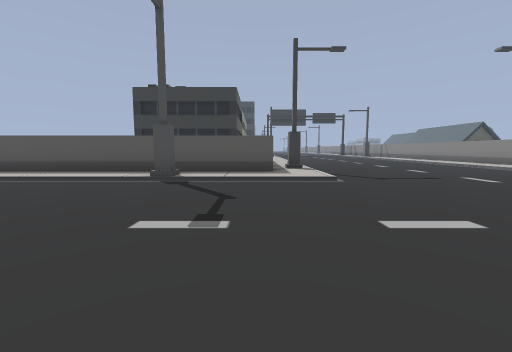
view 1 (above)

23 first-person views from a walk through a Unity game level. The camera is 1.5 m above the floor, tilts 6° down and sees 90° across. The floor is counted in squares, 2 m on a side. Each view is taken from the middle of a square. On the plan, view 1 faces up. The plan holds only what a view shows up to about 9 squares ahead; the rest is blank. The place goes on beyond the plan. The player character is not drawn. Some animated figures are not drawn.

view 2
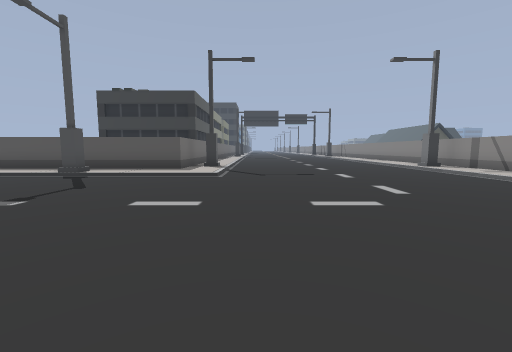

view 3
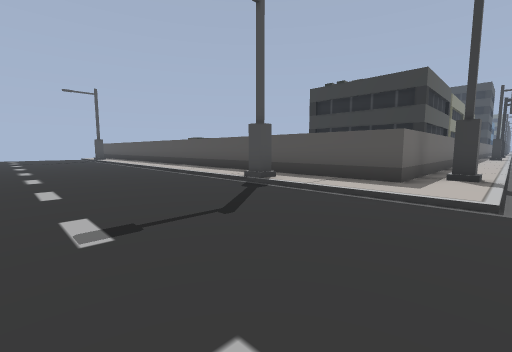

view 4
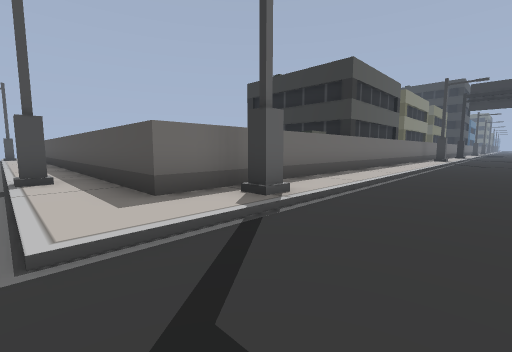

view 5
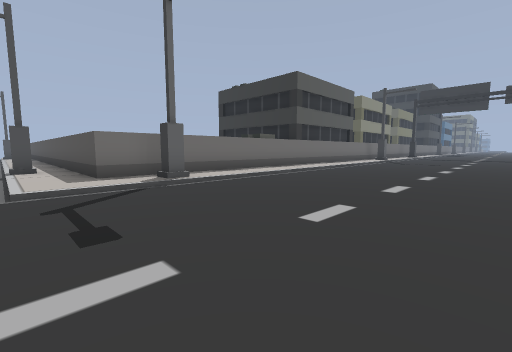

view 6
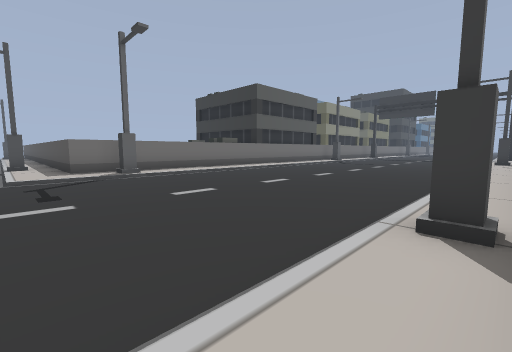

view 7
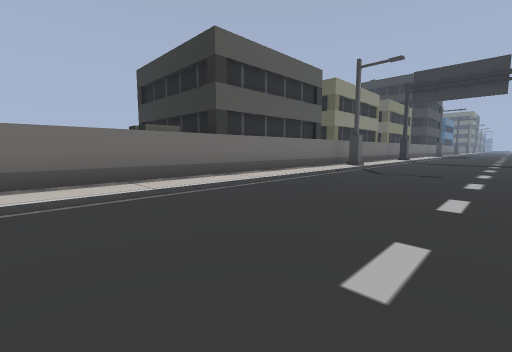

view 8
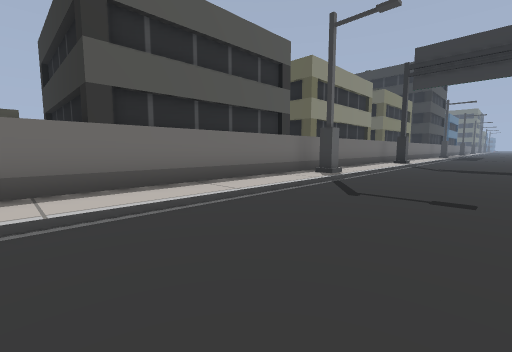

view 9
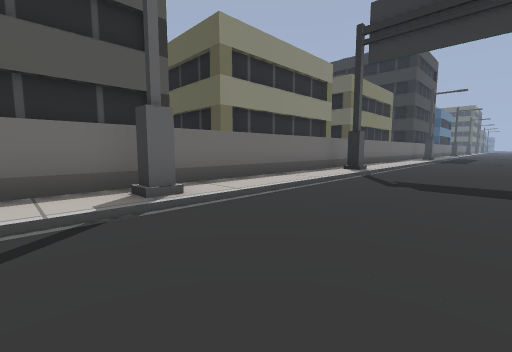

view 10
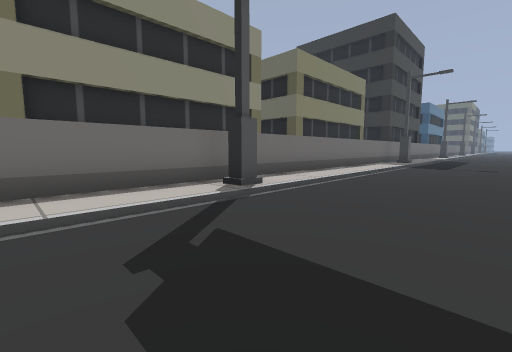

view 11
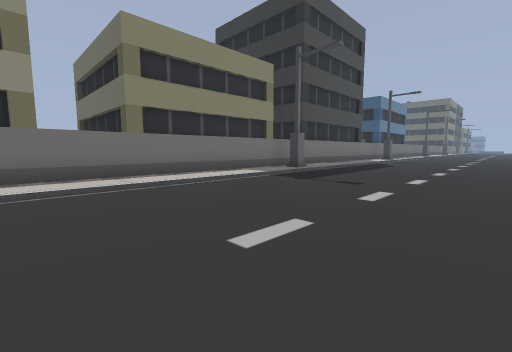

view 12
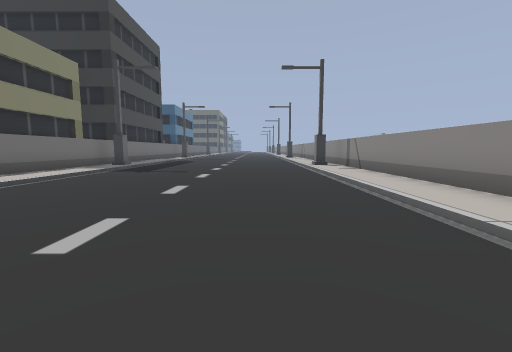

view 13
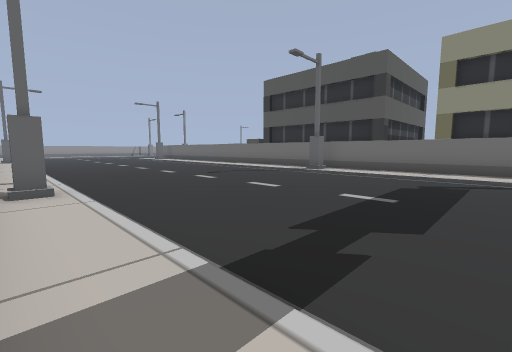

view 14
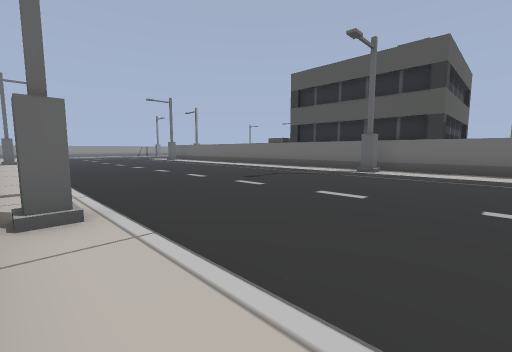

view 15
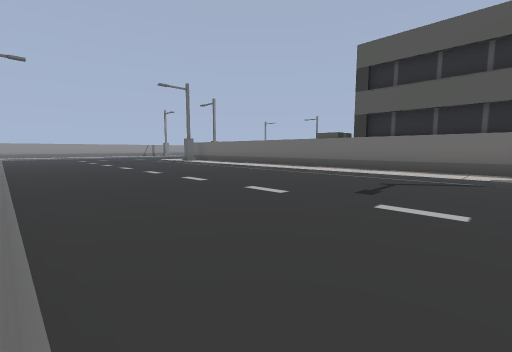

view 16
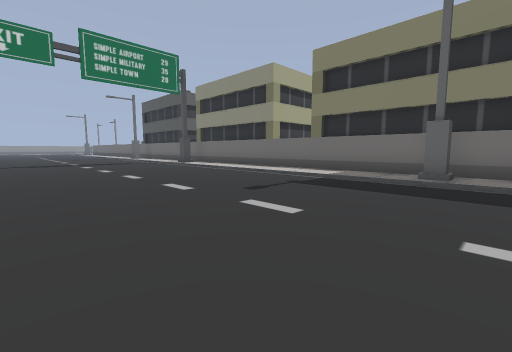

view 17
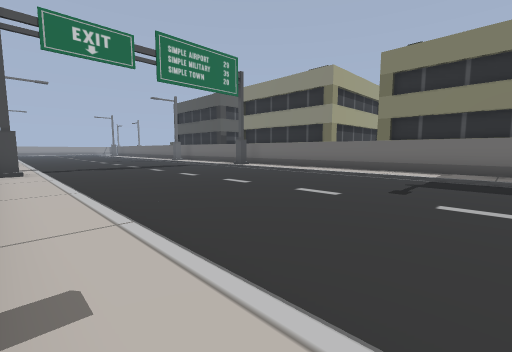

view 18
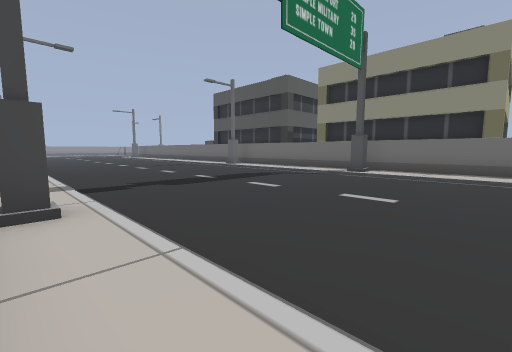

view 19
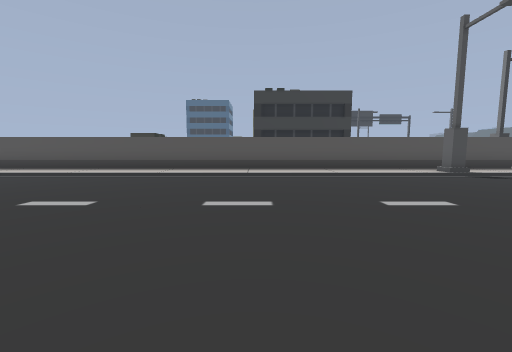

view 20
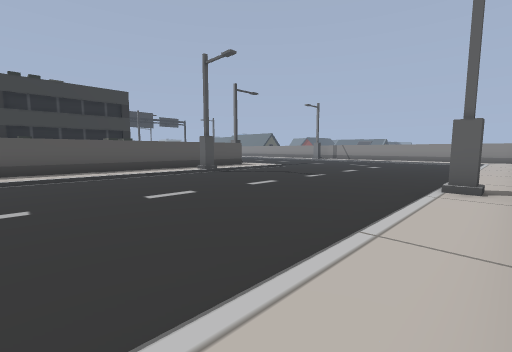

view 21
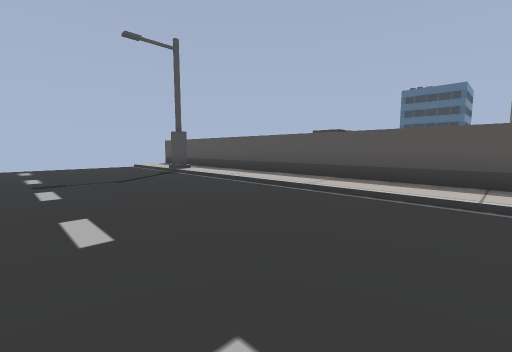

view 22
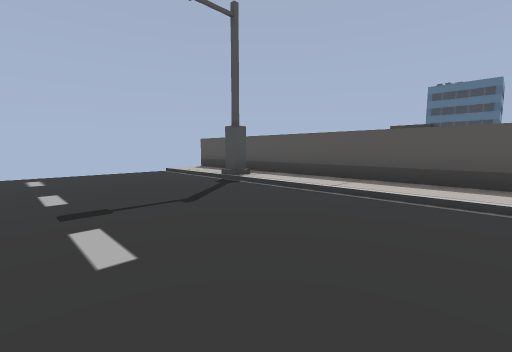

view 23
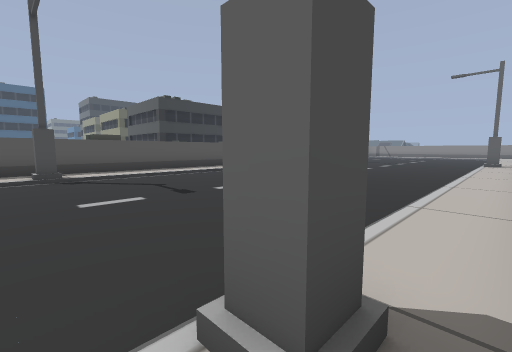

### Floor plan
Key: @ floor where view 1 was taken; # wall or solid block; . main floor; : floor 0.25 m higher than the main floor; / step, stairs or slope.
Columns run from 17 left of view 1 to 11 right of it. Each row starts with its distance up from view 1.
 41                  #:/......
 40                  #//......
 39                  #:/....../:
 38                  #:/....../:
 37                  #:/....../:
 36                  #:/....../:
 35                  #:/....../:
 34                  #:/....../:
 33                  #:/....../:
 32                  #:/....../:
 31                  #:/....../:
 30                  #:/....../:
 29                  #//....../#
 28                  #:/....../:
 27                  #:/....../:
 26                  #:/....../:
 25                  #:/....../:
 24                  #:/....../:
 23                  #//......//
 22                  #:/....../:
 21                  #:/....../:
 20                  #:/....../:
 19                  #:/....../:
 18                  #:/....../:
 17                  #:/....../:
 16                  #:/....../:
 15                  #:/....../:
 14                  #:/....../:
 13                  #:/....../:
 12                  #:/....../:
 11                  #:/....../:
 10                  #:/....../:
  9                  #//......//
  8 ##################:/....../:#
  7 :::::::::::::::::::/....../:#
  6 /#/////////////#////....../:
  5 ........................../
  4 ..........................
  3 .........................
  2 ........................
  1 ....   ................
  0 .................@.....
 -1 /#/////////////#/////
 -2 :::::::::::::::::::::

Where each view was taken, in squares from view 1:
view 1: 0 up, 0 right, facing up
view 2: 1 down, 3 right, facing up
view 3: 2 up, 2 right, facing up-left
view 4: 6 up, 4 right, facing up-left
view 5: 6 up, 7 right, facing up-left
view 6: 6 up, 10 right, facing up-left
view 7: 12 up, 6 right, facing up-left
view 8: 16 up, 5 right, facing up-left
view 9: 21 up, 5 right, facing up-left
view 10: 26 up, 5 right, facing up-left
view 11: 32 up, 7 right, facing up-left
view 12: 29 up, 7 right, facing up
view 13: 28 up, 10 right, facing down-left
view 14: 26 up, 10 right, facing down-left
view 15: 22 up, 9 right, facing down-left
view 16: 41 up, 8 right, facing down-left
view 17: 39 up, 10 right, facing down-left
view 18: 33 up, 10 right, facing down-left
view 19: 1 down, 8 left, facing up
view 20: 2 down, 8 left, facing up-right
view 21: 2 up, 8 left, facing up-left
view 22: 2 up, 11 left, facing up-left
view 23: 2 down, 17 left, facing up-right
